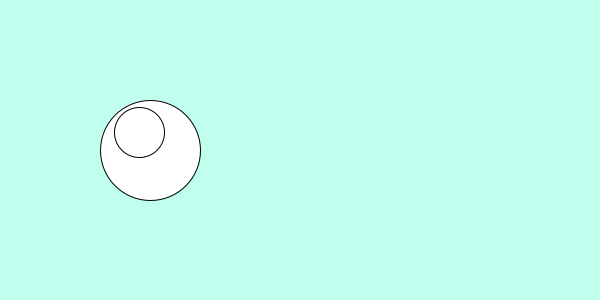
Frame 1 (no input)
Frame 60 (the mouse pressed at the canvas centre just before this capture): identical to frame 1, image omitted
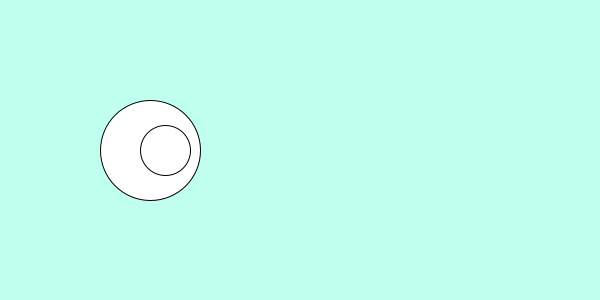
Frame 120 (the mouse held since frame 60 and released just before this capture)

The Processing sketch that drew these frames (run headless with seeded random() and noise(); from frame 60 on, the mouse is pressed at the canvas centre):

// Processing sketch: week04_01_atan2_dy_dx_cos_sin
// ── week04_01_atan2_dy_dx_cos_sin.pde
// week04_01_atan2_dy_dx_cos_sin
void setup(){
  size(600, 300);
}
void draw(){
  background(#C0FFEE); // 粉青色
  ellipse(150, 150, 100, 100); // x,y,w,h 
  float dx = mouseX-150, dy = mouseY-150;
  float a = atan2(dy, dx);
  ellipse(150+cos(a)*15, 150+sin(a)*25, 50, 50);
  // ellipse(150+25, 150, 50, 50);
}
